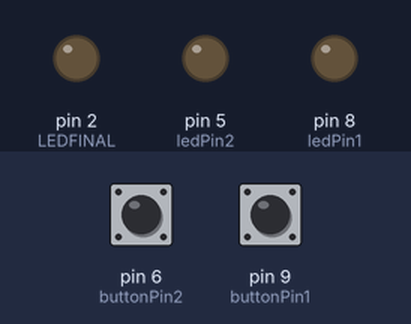
The sketch below on a simulated Arduino Uno, built with avr-gcc and run on an emulated ATmega328P. Parts: output pins drawn as LEDs (lit = HIGH). Inputs (shaded band) come from the test bench; at power-on: pin 9 (buttonPin1) HIGH, pin 6 (buttonPin2) HIGH. What the sketch prints to the serial monitor is not drawn.

Above: at 1.2 s.
1.3 s: pin 9 (buttonPin1) pulled LOW for 0.15 s
At 1.37 s:
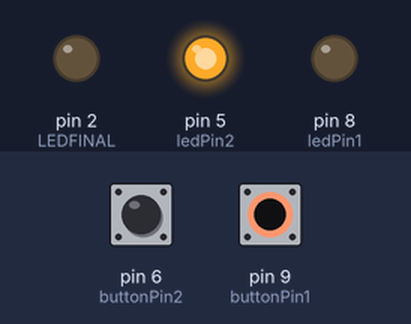
2.9 s: pin 6 (buttonPin2) pulled LOW for 0.15 s
At 2.97 s:
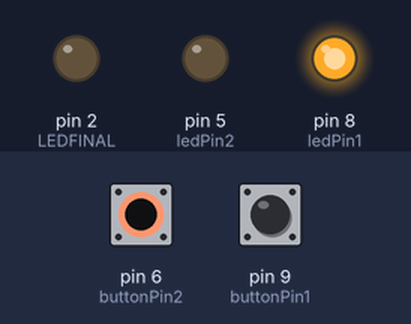
4.5 s: pin 6 (buttonPin2) pulled LOW for 3.2 s
At 8.1 s:
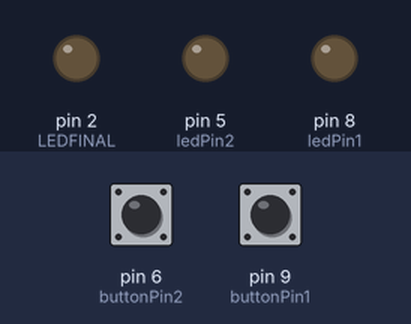
9.2 s: pin 9 (buttonPin1) pulled LOW for 3.2 s
At 10.4 s:
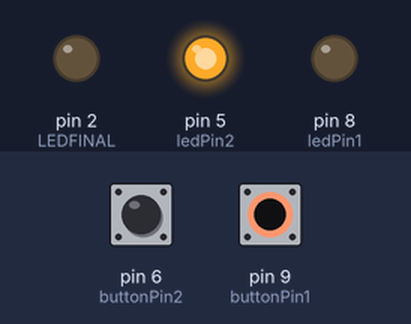
13.9 s: pin 6 (buttonPin2) driven LOW and pin 9 (buttonPin1) driven LOW
At 15.1 s:
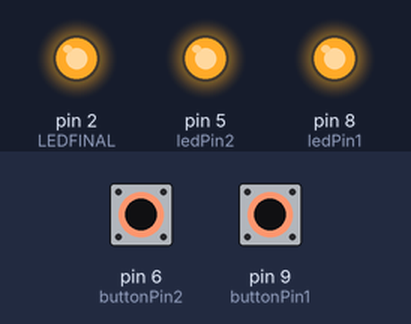
Timing chart, 0 to 16.4 s (numbered marks = the images above; inputs shaded):
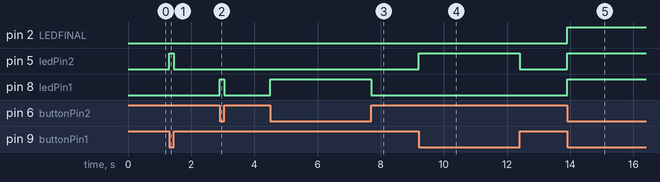

Measured:
- after the input at 1.3 s, pin 5 (ledPin2): LOW → HIGH at once, → LOW 0.15 s later
- after the input at 2.9 s, pin 8 (ledPin1): LOW → HIGH at once, → LOW 0.15 s later
- after the input at 4.5 s, pin 8 (ledPin1): LOW → HIGH at once, → LOW 3.2 s later
- after the input at 9.2 s, pin 5 (ledPin2): LOW → HIGH at once, → LOW 3.2 s later
- after the input at 13.9 s, pin 2 (LEDFINAL), pin 5 (ledPin2), pin 8 (ledPin1): LOW → HIGH at once

The sketch:

Test_af_lys_knap.ino
```cpp
#include "Arduino.h"

//1: toggle mode, 2: follow mode
#define LED_MODE   1

const int ledPin1 = 8;      // the number of the LED pin, D3
const int buttonPin1 = 9;    // the number of the pushbutton pin, D4

const int ledPin2 = 5;
const int buttonPin2 = 6;

const int LEDFINAL = 2;

int a = 0;
void setup() {
  pinMode(buttonPin1, INPUT);
  pinMode(ledPin1, OUTPUT);
  pinMode(buttonPin2, INPUT);
  pinMode(ledPin2, OUTPUT);
  pinMode(LEDFINAL,OUTPUT);
  Serial.begin(9600);
}

void loop() {
Serial.println(digitalRead(buttonPin1));
 if (digitalRead(buttonPin1)==LOW) {
  digitalWrite(ledPin2, HIGH);
 } else {
  digitalWrite(ledPin2,LOW);
 }


  if (digitalRead(buttonPin2)==LOW) {
  digitalWrite(ledPin1, HIGH);
 } else {
  digitalWrite(ledPin1,LOW);
 }


 if ((digitalRead(buttonPin2) + digitalRead(buttonPin1))==LOW) {
  digitalWrite(LEDFINAL,HIGH);
  a = 1;
 } else if (a == 1){
  a = 0;
   digitalWrite(LEDFINAL,LOW);
 }
}
```
